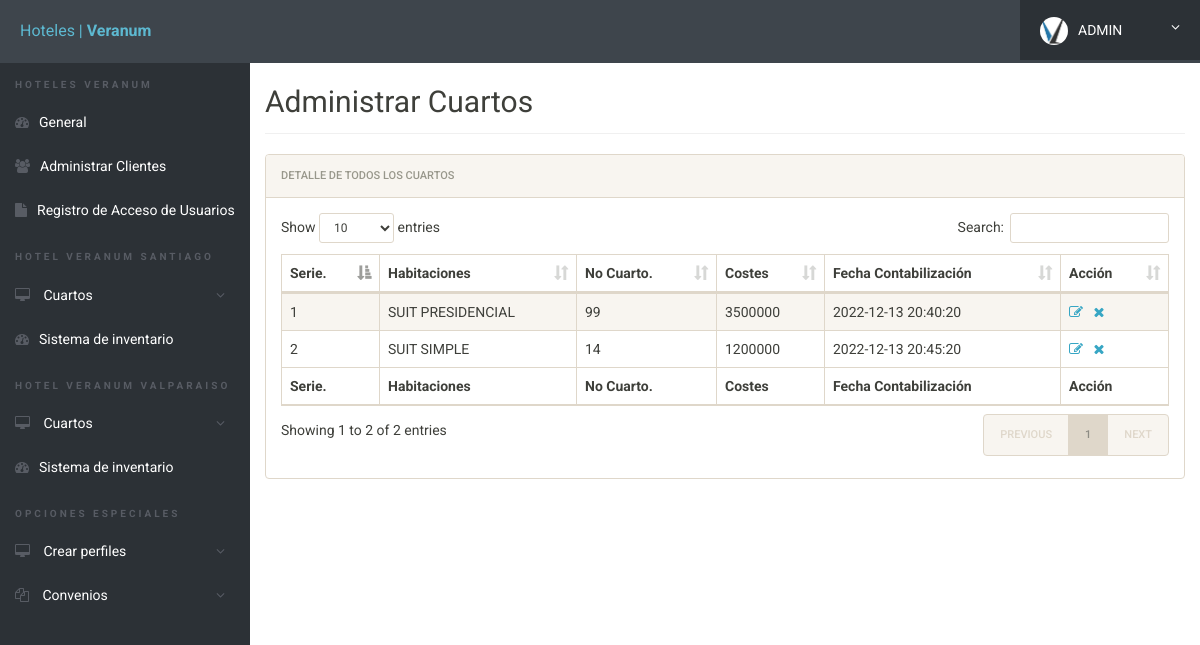
Page /admin/manage-rooms.php (signed in) on the committed database.
### tables this page shows
CREATE TABLE `rooms` (
  `id` int(11) NOT NULL,
  `seater` varchar(255) NOT NULL,
  `room_no` int(11) NOT NULL,
  `fees` int(11) NOT NULL,
  `posting_date` timestamp NOT NULL DEFAULT current_timestamp()
);

### admin/manage-rooms.php (the view, shortened to what this page needs)
<?php
include('includes/config.php');
?>
<!doctype html>
<html lang="en" class="no-js">
<head>
	<link rel="stylesheet" href="css/font-awesome.min.css">
	<link rel="stylesheet" href="css/bootstrap.min.css">
	<link rel="stylesheet" href="css/dataTables.bootstrap.min.css">
	<link rel="stylesheet" href="css/bootstrap-social.css">
	<link rel="stylesheet" href="css/bootstrap-select.css">
	<link rel="stylesheet" href="css/fileinput.min.css">
	<link rel="stylesheet" href="css/awesome-bootstrap-checkbox.css">
	<link rel="stylesheet" href="css/style.css">
</head>
<body>
	<?php include('includes/header.php');?>
	<div class="ts-main-content">
			<?php include('includes/sidebar.php');?>
		<div class="content-wrapper">
			<div class="container-fluid">
				<div class="row">
					<div class="col-md-12">
						</br></br><h2 class="page-title">Administrar Cuartos</h2>
						<div class="panel panel-default">
							<div class="panel-heading">Detalle de todos los Cuartos</div>
							<div class="panel-body">
								<table id="zctb" class="display table table-striped table-bordered table-hover" cellspacing="0" width="100%">
									<thead>
										<tr>
											<th>Serie.</th>
											<th>Habitaciones</th>
											<th>No Cuarto.</th>
											<th>Costes </th>
											<th>Fecha Contabilización  </th>
											<th>Acción</th>
										</tr>
									</thead>
									<tfoot>
										<tr>
										<th>Serie.</th>
										<th>Habitaciones</th>
										<th>No Cuarto.</th>
										<th>Costes </th>
										<th>Fecha Contabilización  </th>
										<th>Acción</th>
										</tr>
									</tfoot>
									<tbody>
<?php
$ret="select * from rooms";
$stmt= $mysqli->prepare($ret) ;
$stmt->execute() ;
$res=$stmt->get_result();
$cnt=1;
while($row=$res->fetch_object())
	  {
	  	?>
<tr><td><?php echo $cnt;;?></td>
<td><?php echo $row->seater;?></td>
<td><?php echo $row->room_no;?></td>
<td><?php echo $row->fees;?></td>
<td><?php echo $row->posting_date;?></td>
<td><a href="edit-room.php?id=<?php echo $row->id;?>"><i class="fa fa-edit"></i></a>&nbsp;&nbsp;
<a href="manage-rooms.php?del=<?php echo $row->id;?>" onclick="return confirm("Do you want to delete");"><i class="fa fa-close"></i></a></td>
										</tr>
									<?php
$cnt=$cnt+1;
									 } ?>
									</tbody>
								</table>
							</div>
						</div>
					</div>
				</div>
			</div>
		</div>
	</div>
</body>
</html>

### admin/css/style.css (style rules this page uses)
html { font-size: 14px; }
@media only screen and (min-width: 480px) { html { font-size: 17px; } }
@media only screen and (min-width: 768px) { html { font-size: 14px; } }
body { font-size: 1em; }
a { color: #37a6c4; }
.panel { overflow: hidden; }
.page-title { padding-bottom: 15px; margin-bottom: 20px; border-bottom: 1px solid #f0f0f0; }
.ts-main-content .content-wrapper { padding-top: 15px; margin-top: 10px; }
@media only screen and (min-width: 992px) { .ts-main-content .content-wrapper { margin-left: 250px; } }

### rows in the picture
rooms: seater "SUIT PRESIDENCIAL", room_no "99", fees "3500000", posting_date "2022-12-13 20:40:20"
rooms: seater "SUIT SIMPLE", room_no "14", fees "1200000", posting_date "2022-12-13 20:45:20"
